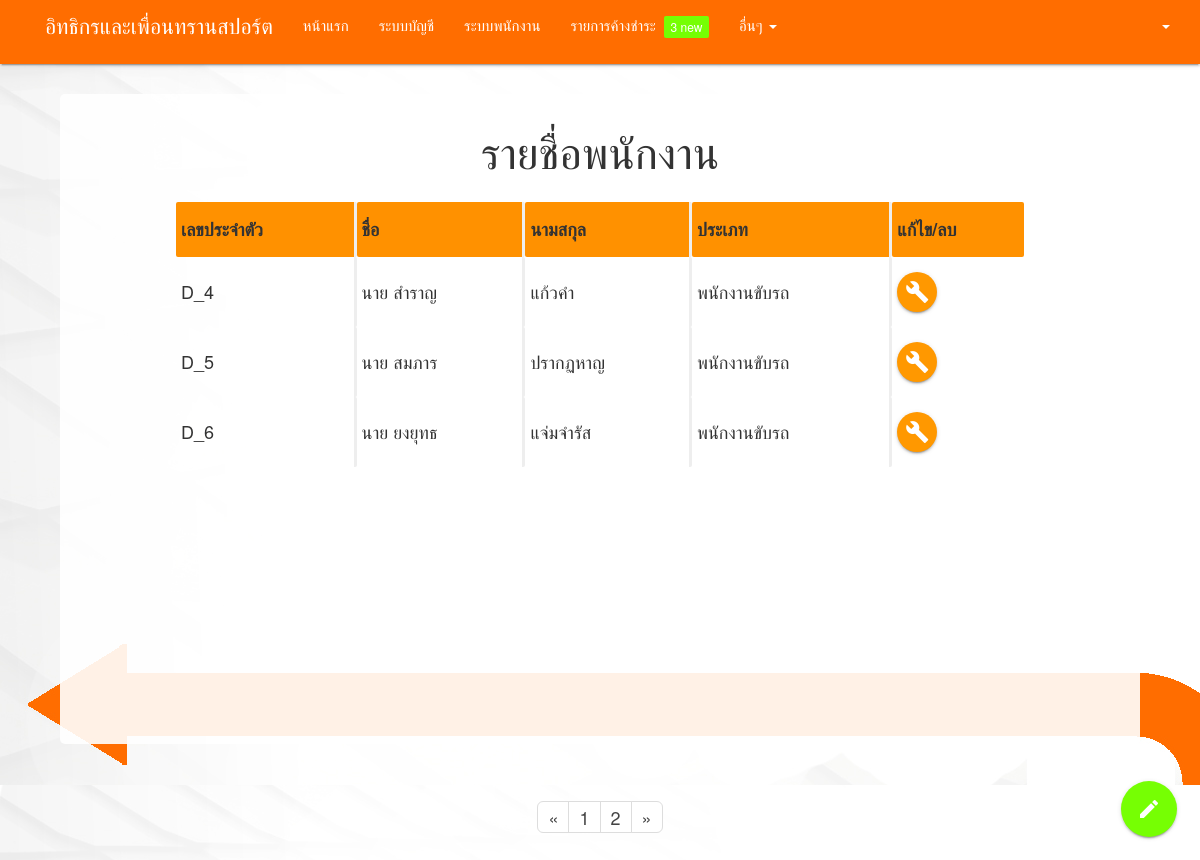
Screenshot of /employee/employee-table.php?page=2 with the database file from the repository.
### tables this page shows
CREATE TABLE `employee` (
  `personal_id` char(50) NOT NULL,
  `id_emp` char(7) NOT NULL,
  `name_emp` varchar(50) NOT NULL,
  `lastname_emp` varchar(50) DEFAULT NULL,
  `birth_emp` date DEFAULT NULL,
  `address` varchar(150) DEFAULT NULL,
  `type_emp` int(1) NOT NULL,
  `conductor_licence_no` varchar(20) DEFAULT NULL,
  `expire_date` date DEFAULT NULL,
  `tel` varchar(15) DEFAULT NULL,
  `note` varchar(150) DEFAULT NULL,
  `status` int(1) DEFAULT NULL
);

### employee/employee-table.php (the view, shortened to what this page needs)
<!DOCTYPE html>
  <html lang="en">
    <head>
    </head>
    <body style="background:url(../direct-inverse.jpg);font-size: 120%;">
    <?php include ('../menu.php'); ?>
    <div style="background-color: rgba(255,255,255,0.9); width: 90%; height:auto; border-radius: 5px; display:block; margin: 30px auto; padding: 10px; min-height: 650px;">
      <h3 style="text-align: center;">รายชื่อพนักงาน</h3>
      <div style="display: block; margin: auto; width: 80%;">
        <table class="highlight" style="padding-top: 10px;width: 100%;border-collapse: inherit;">
          <thead style="color:#FFF">
            <tbody>
        <?php echo fetch_data(); ?>
          </tbody>
  </table>
      <div class="fixed-action-btn horizontal">
    <a class="btn-floating btn-large light-green accent-3">
      <i class="large material-icons">mode_edit</i>
    </a>
  </div>
</div>
</div>
    </body>
</html>
<?php
function fetch_data(){
    $servername = "localhost";
    $username = "root";
    $password = "";
    $dbname = "mbus_database";
    $output = '';
    $connect = mysqli_connect($servername,$username, $password,$dbname);
    $status = '';
    if(!isset($_GET['page'])){
      $page = "1";
    }else {
      $page = $_GET["page"];
    }
    if($page == "" ||$page >= "1"){
      $pagel = ($page*5)-5;
    }
    $sql_data = "SELECT * FROM employee WHERE employee.status =1 ORDER BY employee.id_emp limit $pagel,5";
    $result_data = mysqli_query($connect, $sql_data);
    $output .= '<tr>
                        <th>'."เลขประจำตัว".'</th>
                        <th>'."ชื่อ".'</th>
                        <th>'."นามสกุล".'</th>
                        <th>'."ประเภท".'</th>
                        <th>'."แก้ไข/ลบ".'</th>
                        </tr>';
    while($row = mysqli_fetch_array($result_data)){
      if($row["type_emp"] == 1){
        $status = "พนักงานขับรถ";
      }else if($row["type_emp"] == 2){
        $status = "พนักงานเก็บค่าโดยสาร";
      }
      $output .= '<tr>
                          <td>'.$row["id_emp"].'</td>
                          <td>'.$row["name_emp"].'</td>
                          <td>'.$row["lastname_emp"].'</td>
                          <td>'.$status.'</td>
                          <td>'.'<a class="btn-floating orange" href="/mbus/account/account-detail.php?id_emp='.$row["id_emp"].'"><i class="material-icons">build</i></a>'.'</td>
                </tr>';
       }
       $sql_datal = mysqli_query($connect,"SELECT * FROM employee WHERE employee.status =1 ORDER BY employee.id_emp ");
       $cou = mysqli_num_rows($sql_datal);
       $a = $cou/5;
       $a = ceil($a);
       $link_output = '
       <div class="footer">
       <nav aria-label="Page navigation" style="background-color: transparent;box-shadow: none">
       <ul class="pagination pagination pagination-lg">
           <li>
             <a href="#" aria-label="Previous">
               <span aria-hidden="true">&laquo;</span>
             </a>
           </li>
       ';
        for($b = 1 ; $b <= $a ; $b++){
          $link_output .= '<li><a href="/mbus/employee/employee-table.php?page='.$b.'">'.$b.'</a></li>';
        }
          $link_output .= '<li>
            <a href="#" aria-label="Next">
              <span aria-hidden="true">&raquo;</span>
            </a>
          </li>
        </ul>
      </nav>
      </div>
      ';
       return $output . $link_output;
}
 ?>

### employee/employee-table.php (style rules this page uses)
th { border-bottom:inset; background-color: #ff9100 ; }
th:not(:last-child),td:not(:last-child) { border-right:inset; }
.footer { position: absolute; right: 0; bottom: 0; left: 0; padding: 1rem; text-align: center; }

### rows the page displays
employee: id_emp "D_4", name_emp "นาย สำราญ", lastname_emp "แก้วคำ", type_emp "พนักงานขับรถ"
employee: id_emp "D_5", name_emp "นาย สมภาร", lastname_emp "ปรากฏหาญ", type_emp "พนักงานขับรถ"
employee: id_emp "D_6", name_emp "นาย ยงยุทธ", lastname_emp "แจ่มจำรัส", type_emp "พนักงานขับรถ"
